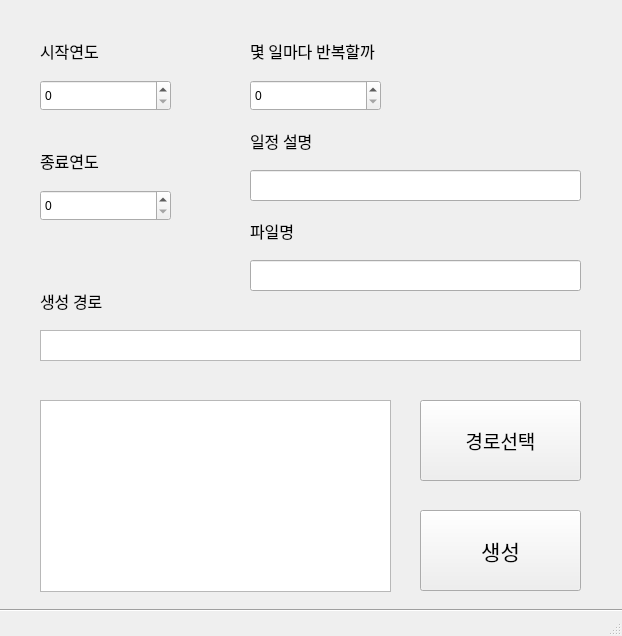
<?xml version="1.0" encoding="UTF-8"?>
<ui version="4.0">
 <class>MainWindow</class>
 <widget class="QMainWindow" name="MainWindow">
  <property name="geometry">
   <rect>
    <x>0</x>
    <y>0</y>
    <width>622</width>
    <height>636</height>
   </rect>
  </property>
  <property name="windowTitle">
   <string>MainWindow</string>
  </property>
  <widget class="QWidget" name="centralwidget">
   <widget class="QSpinBox" name="startYearSpinBox">
    <property name="geometry">
     <rect>
      <x>40</x>
      <y>80</y>
      <width>131</width>
      <height>31</height>
     </rect>
    </property>
    <property name="toolTip">
     <string>&lt;html&gt;&lt;head/&gt;&lt;body&gt;&lt;p&gt;시작연도를 선택합니다.&lt;/p&gt;&lt;/body&gt;&lt;/html&gt;</string>
    </property>
   </widget>
   <widget class="QSpinBox" name="endYearSpinBox">
    <property name="geometry">
     <rect>
      <x>40</x>
      <y>190</y>
      <width>131</width>
      <height>31</height>
     </rect>
    </property>
    <property name="toolTip">
     <string>&lt;html&gt;&lt;head/&gt;&lt;body&gt;&lt;p&gt;종료연도를 선택합니다.&lt;/p&gt;&lt;/body&gt;&lt;/html&gt;</string>
    </property>
   </widget>
   <widget class="QLabel" name="startYearLabel">
    <property name="geometry">
     <rect>
      <x>40</x>
      <y>40</y>
      <width>81</width>
      <height>21</height>
     </rect>
    </property>
    <property name="font">
     <font>
      <family>맑은 고딕</family>
      <pointsize>12</pointsize>
     </font>
    </property>
    <property name="text">
     <string>시작연도</string>
    </property>
   </widget>
   <widget class="QLabel" name="endYearLabel">
    <property name="geometry">
     <rect>
      <x>40</x>
      <y>150</y>
      <width>81</width>
      <height>21</height>
     </rect>
    </property>
    <property name="font">
     <font>
      <family>맑은 고딕</family>
      <pointsize>12</pointsize>
     </font>
    </property>
    <property name="text">
     <string>종료연도</string>
    </property>
   </widget>
   <widget class="QSpinBox" name="repeatNumSpinBox">
    <property name="geometry">
     <rect>
      <x>250</x>
      <y>80</y>
      <width>131</width>
      <height>31</height>
     </rect>
    </property>
   </widget>
   <widget class="QLabel" name="repeatNum">
    <property name="geometry">
     <rect>
      <x>250</x>
      <y>40</y>
      <width>181</width>
      <height>21</height>
     </rect>
    </property>
    <property name="font">
     <font>
      <family>맑은 고딕</family>
      <pointsize>12</pointsize>
     </font>
    </property>
    <property name="text">
     <string>몇 일마다 반복할까</string>
    </property>
   </widget>
   <widget class="QPushButton" name="dirSelectButton">
    <property name="geometry">
     <rect>
      <x>420</x>
      <y>400</y>
      <width>161</width>
      <height>81</height>
     </rect>
    </property>
    <property name="font">
     <font>
      <family>맑은 고딕</family>
      <pointsize>14</pointsize>
     </font>
    </property>
    <property name="text">
     <string>경로선택</string>
    </property>
   </widget>
   <widget class="QTextBrowser" name="dirText">
    <property name="geometry">
     <rect>
      <x>40</x>
      <y>330</y>
      <width>541</width>
      <height>31</height>
     </rect>
    </property>
   </widget>
   <widget class="QLabel" name="dirLabel">
    <property name="geometry">
     <rect>
      <x>40</x>
      <y>290</y>
      <width>91</width>
      <height>21</height>
     </rect>
    </property>
    <property name="font">
     <font>
      <family>맑은 고딕</family>
      <pointsize>12</pointsize>
     </font>
    </property>
    <property name="text">
     <string>생성 경로</string>
    </property>
   </widget>
   <widget class="QPushButton" name="letsGetit">
    <property name="geometry">
     <rect>
      <x>420</x>
      <y>510</y>
      <width>161</width>
      <height>81</height>
     </rect>
    </property>
    <property name="font">
     <font>
      <family>맑은 고딕</family>
      <pointsize>16</pointsize>
     </font>
    </property>
    <property name="text">
     <string>생성</string>
    </property>
   </widget>
   <widget class="QLabel" name="descLabel">
    <property name="geometry">
     <rect>
      <x>250</x>
      <y>130</y>
      <width>91</width>
      <height>21</height>
     </rect>
    </property>
    <property name="font">
     <font>
      <family>맑은 고딕</family>
      <pointsize>12</pointsize>
     </font>
    </property>
    <property name="text">
     <string>일정 설명</string>
    </property>
   </widget>
   <widget class="QLineEdit" name="description">
    <property name="geometry">
     <rect>
      <x>250</x>
      <y>170</y>
      <width>331</width>
      <height>31</height>
     </rect>
    </property>
   </widget>
   <widget class="QTextBrowser" name="textBrowser">
    <property name="geometry">
     <rect>
      <x>40</x>
      <y>400</y>
      <width>351</width>
      <height>192</height>
     </rect>
    </property>
   </widget>
   <widget class="QLineEdit" name="fileNameEdit">
    <property name="geometry">
     <rect>
      <x>250</x>
      <y>260</y>
      <width>331</width>
      <height>31</height>
     </rect>
    </property>
   </widget>
   <widget class="QLabel" name="fileNameLabel">
    <property name="geometry">
     <rect>
      <x>250</x>
      <y>220</y>
      <width>91</width>
      <height>21</height>
     </rect>
    </property>
    <property name="font">
     <font>
      <family>맑은 고딕</family>
      <pointsize>12</pointsize>
     </font>
    </property>
    <property name="text">
     <string>파일명</string>
    </property>
   </widget>
   <widget class="Line" name="bottomLine">
    <property name="geometry">
     <rect>
      <x>-3</x>
      <y>590</y>
      <width>651</width>
      <height>41</height>
     </rect>
    </property>
    <property name="orientation">
     <enum>Qt::Horizontal</enum>
    </property>
   </widget>
  </widget>
  <widget class="QStatusBar" name="statusbar"/>
 </widget>
 <resources/>
 <connections/>
</ui>
